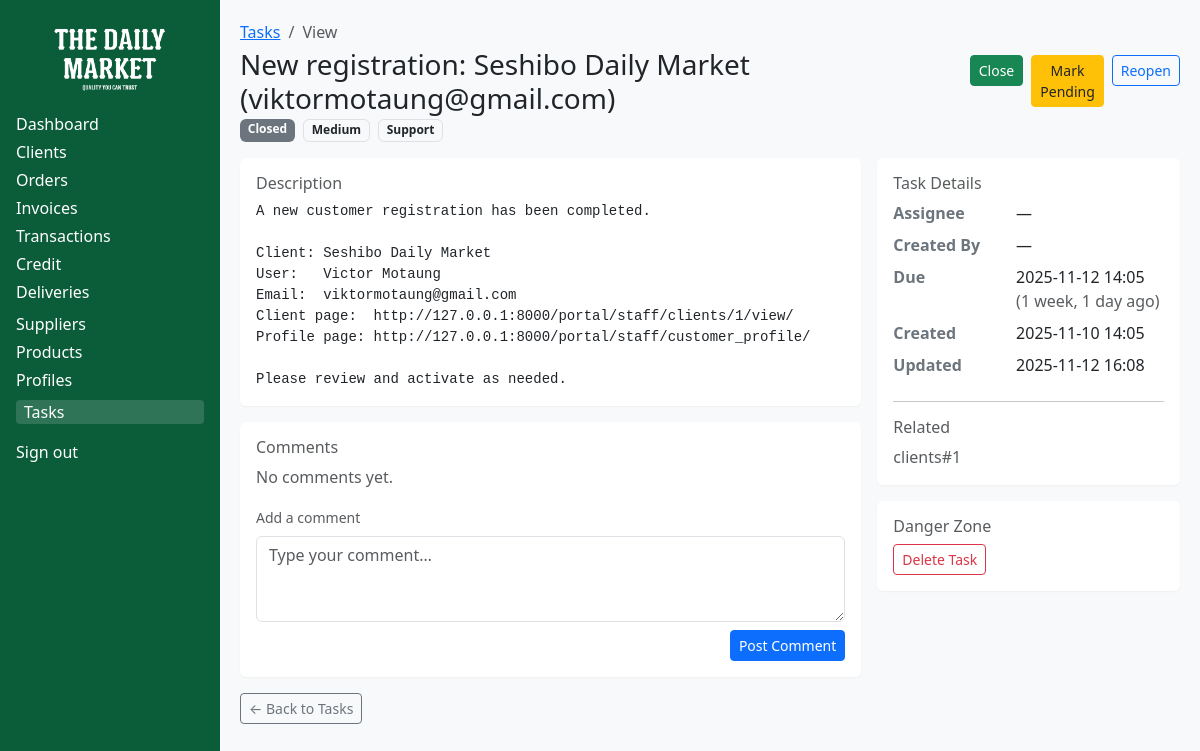
Screenshot of /portal/staff/tasks/tasks/1/ (signed in) with the database file from the repository.
### tasks/models.py (models this page shows, shortened)
class Task(models.Model):
    class Status(models.TextChoices):
        PENDING = "PENDING", "Pending"
        OPEN = "OPEN", "Open"
        CLOSED = "Closed", "Closed"
    class Priority(models.TextChoices):
        LOW = "LOW", "Low"
        MEDIUM = "MEDIUM", "Medium"
        HIGH = "HIGH", "High"
        URGENT = "URGENT", "Urgent"
    class Department(models.TextChoices):
        SUPPORT = "SUPPORT", "Support"
        ACCOUNTS = "ACCOUNTS", "Accounts"
        SALES = "SALES", "Sales"
        COMPLIANCE = "COMPLIANCE", "Compliance"
        PRODUCT = "PRODUCT", "Product"
        OPERATIONS = "OPERATIONS", "Operations"
    title = models.CharField(max_length=160, db_index=True)
    description = models.TextField(blank=True)
    status = models.CharField(
        max_length=20, choices=Status.choices, default=Status.PENDING, db_index=True
    )
    priority = models.CharField(
        max_length=10, choices=Priority.choices, default=Priority.MEDIUM, db_index=True
    )
    department = models.CharField(
        max_length=20, choices=Department.choices, default=Department.SUPPORT, db_index=True
    )
    created_by = models.ForeignKey(
        User, on_delete=models.SET_NULL, null=True, related_name="tasks_created"
    )
    assigned_to = models.ForeignKey(
        User, on_delete=models.SET_NULL, null=True, blank=True, related_name="tasks_assigned"
    )
    due_at = models.DateTimeField(null=True, blank=True, db_index=True)
    completed_at = models.DateTimeField(null=True, blank=True)
    content_type = models.ForeignKey(
        ContentType, on_delete=models.SET_NULL, null=True, blank=True
    )
    object_id = models.PositiveIntegerField(null=True, blank=True)
    related_object = GenericForeignKey("content_type", "object_id")
    created_at = models.DateTimeField(auto_now_add=True, db_index=True)
    updated_at = models.DateTimeField(auto_now=True)
    class Meta:
        ordering = ["-created_at"]
        indexes = [
            models.Index(fields=["status", "priority"]),
            models.Index(fields=["department"]),
            models.Index(fields=["due_at"]),
            models.Index(fields=["assigned_to", "status"]),
        ]
    @property
    def is_overdue(self) -> bool:
        return bool(
            self.due_at
            and self.status in (self.Status.PENDING, self.Status.OPEN)
            and self.due_at < timezone.now()
        )

### tasks/views.py (the view, shortened to what this page needs)
# urls.py: path("tasks/<int:pk>/", views.task_view, name="task_view"),
@login_required
@staff_required
def task_view(request, pk):
    task = get_object_or_404(Task, pk=pk)
    try:
        comments_qs = task.comments.order_by("-created_at")
    except Exception:
        comments_qs = []
    related_url = None
    if task.related_object:
        try:
            if hasattr(task.related_object, "get_absolute_url"):
                related_url = task.related_object.get_absolute_url()
        except Exception:
            related_url = None
    return render(
        request,
        "tasks/task_view.html",
        {
            "task": task,
            "comments": comments_qs,
            "related_url": related_url,
        },
    )

### tasks/views.py (called while the page is built)
def staff_check(user):
    return user.is_authenticated and user.is_staff

### tasks/templates/tasks/task_view.html (shortened to what this page needs)
{% load static humanize %}
<!DOCTYPE html>
<html lang="en">
<head>
  <link href="https://cdn.jsdelivr.net/npm/bootstrap@5.3.3/dist/css/bootstrap.min.css" rel="stylesheet">
</head>
<body>
  <aside class="sidebar-desktop d-none d-lg-block sidebar-skin">
    <div class="text-center mb-3">
      <img src="{% static 'images/logo.png' %}" alt="Seshibo Daily Market" class="logo-img">
    </div>
    <a href="{% url 'staff-dashboard' %}" class="nav-link">Dashboard</a>
    <a href="{% url 'staff-clients' %}" class="nav-link">Clients</a>
    <a href="{% url 'staff-orders' %}" class="nav-link">Orders</a>
    <a href="{% url 'staff-invoices' %}" class="nav-link">Invoices</a>
    <a href="{% url 'staff-transactions' %}" class="nav-link">Transactions</a>
    <a href="{% url 'staff-credit' %}" class="nav-link">Credit</a>
    <div class="mb-2">
      <a class="nav-link d-flex align-items-center justify-content-between" data-bs-toggle="collapse" href="#deliveriesMenuDesktop" role="button" aria-expanded="false" aria-controls="deliveriesMenuDesktop">
        <span>Deliveries</span>
      </a>
    </div>
    <a href="{% url 'staff-suppliers' %}" class="nav-link">Suppliers</a>
    <a href="{% url 'staff-products' %}" class="nav-link">Products</a>
    <div class="mb-2">
      <a class="nav-link d-flex align-items-center justify-content-between" data-bs-toggle="collapse" href="#profilesMenuDesktop" role="button" aria-expanded="false" aria-controls="profilesMenuDesktop">
        <span>Profiles</span>
      </a>
    </div>
    <a href="{% url 'tasks' %}" class="nav-link active">Tasks</a>
    <div class="mt-3">
      <form action="{% url 'logout' %}" method="post" class="m-0 p-0">
        <button type="submit" class="nav-link w-100 text-start btn btn-link p-0 text-white">Sign out</button>
      </form>
    </div>
  </aside>
  <main class="content">
    <div class="d-flex align-items-center justify-content-between mb-3">
      <div>
        <nav aria-label="breadcrumb">
          <ol class="breadcrumb mb-1">
            <li class="breadcrumb-item"><a href="{% url 'tasks' %}">Tasks</a></li>
            <li class="breadcrumb-item active" aria-current="page">View</li>
          </ol>
        </nav>
        <h3 class="m-0">{{ task.title }}</h3>
        <div class="mt-1 d-flex flex-wrap gap-2">
          <span class="badge {% if task.status == 'OPEN' %}bg-primary{% elif task.status == 'PENDING' %}bg-warning text-dark{% elif task.status == 'CLOSED' %}bg-success{% else %}bg-secondary{% endif %}">
            {{ task.get_status_display }}
          </span>
          <span class="badge bg-light text-dark border">{{ task.get_priority_display }}</span>
          <span class="badge bg-light text-dark border">{{ task.get_department_display }}</span>
        </div>
      </div>
      <div class="d-flex gap-2">
        <form method="post">
          <button class="btn btn-sm btn-success" {% if task.status == 'CLOSED' %}disabled{% endif %}>Close</button>
        </form>
        <form method="post">
          <button class="btn btn-sm btn-warning text-dark" {% if task.status == 'PENDING' %}disabled{% endif %}>Mark Pending</button>
        </form>
        <form method="post">
          <button class="btn btn-sm btn-outline-primary" {% if task.status == 'OPEN' %}disabled{% endif %}>Reopen</button>
        </form>
      </div>
    </div>
    <div class="row g-3">
      <div class="col-lg-8">
        <div class="card border-0">
          <div class="card-body desc">
            <h6 class="text-muted">Description</h6>
            {% if task.description %}
              <pre class="mb-0">{{ task.description }}</pre>
            {% else %}
              <div class="text-muted">No description provided.</div>
            {% endif %}
          </div>
        </div>
        <div class="card border-0 mt-3">
          <div class="card-body">
            <div class="d-flex align-items-center justify-content-between">
              <h6 class="text-muted mb-0">Comments</h6>
            </div>
            {% if comments %}
              <ul class="list-group list-group-flush mt-2">
                {% for c in comments %}
                  <li class="list-group-item">
                    <div class="small text-muted mb-1">
                      <strong>{{ c.author_name|default:"System" }}</strong> •
                      {{ c.created_at|naturaltime }}
                    </div>
                    <div>{{ c.body|linebreaksbr }}</div>
                  </li>
                {% endfor %}
              </ul>
            {% else %}
              <div class="text-muted mt-2">No comments yet.</div>
            {% endif %}
            <form method="post" class="mt-3">
              <div class="mb-2">
                <label for="commentBody" class="form-label small text-muted">Add a comment</label>
                <textarea id="commentBody" name="comment" class="form-control" rows="3" placeholder="Type your comment…"></textarea>
              </div>
              <div class="text-end">
                <button class="btn btn-sm btn-primary">Post Comment</button>
              </div>
            </form>
          </div>
        </div>
      </div>
      <div class="col-lg-4">
        <div class="card border-0">
          <div class="card-body">
            <h6 class="text-muted">Task Details</h6>
            <dl class="row meta">
              <dt class="col-5">Assignee</dt>
              <dd class="col-7">{{ task.assigned_to|default:"—" }}</dd>
              <dt class="col-5">Created By</dt>
              <dd class="col-7">{{ task.created_by|default:"—" }}</dd>
              <dt class="col-5">Due</dt>
              <dd class="col-7">
                {% if task.due_at %}
                  {{ task.due_at|date:"Y-m-d H:i" }}
                  <span class="text-muted">({{ task.due_at|naturaltime }})</span>
                {% else %}—{% endif %}
              </dd>
              <dt class="col-5">Created</dt>
              <dd class="col-7">{{ task.created_at|date:"Y-m-d H:i" }}</dd>
              <dt class="col-5">Updated</dt>
              <dd class="col-7">{{ task.updated_at|date:"Y-m-d H:i" }}</dd>
            </dl>
            <hr>
            <h6 class="text-muted">Related</h6>
            {% if task.related_object %}
              {% if related_url %}
                <a class="btn btn-sm btn-outline-secondary" href="{{ related_url }}">
                  Open {{ task.content_type.app_label }}#{{ task.object_id }}
                </a>
              {% else %}
                <div class="text-muted">
                  {{ task.content_type.app_label }}#{{ task.object_id }}
                </div>
              {% endif %}
            {% else %}
              <div class="text-muted">—</div>
            {% endif %}
          </div>
        </div>
        <div class="card border-0 mt-3">
          <div class="card-body">
            <h6 class="text-muted">Danger Zone</h6>
            <form method="post" onsubmit="return confirm('Delete this task? This cannot be undone.');">
              <button class="btn btn-sm btn-outline-danger">Delete Task</button>
            </form>
          </div>
        </div>
      </div>
    </div>
    <div class="mt-3">
      <a href="{% url 'tasks' %}" class="btn btn-outline-secondary btn-sm">← Back to Tasks</a>
    </div>
  </main>
</body>
</html>

### tasks/templates/tasks/task_view.html (style rules this page uses)
.sidebar-skin { background-color: #0b5c39; color: #fff; padding: 1rem; }
.sidebar-skin .nav-link { color: #fff; margin: .25rem 0; display: block; }
.sidebar-skin .nav-link.active, .sidebar-skin .nav-link:hover { background: rgba(255,255,255,0.15); border-radius: 4px; padding-left: 8px; }
.logo-img { max-height: 80px; width: auto; }
.content { background: #f8f9fa; padding: 20px; min-height: 100vh; }
.card { box-shadow:0 1px 2px rgba(0,0,0,.04); }
.meta dt { color:#6c757d; font-weight:600; }
.meta dd { margin-bottom:.5rem; }
.desc pre { white-space:pre-wrap; }
@media (min-width: 992px) { html, body { height: 100%; overflow: hidden; } }
@media (min-width: 992px) { body { display: block; } }
@media (min-width: 992px) { .sidebar-desktop { position: fixed; top: 0; left: 0; width: 220px; height: 100vh; overflow: hidden; will-change: transform; } }
@media (min-width: 992px) { .content { margin-left: 220px; height: 100vh; overflow: auto; background: #f8f9fa; padding: 20px; } }

### rows the page displays
Task: title "New registration: Seshibo Daily Market (viktormotaung@gmail.com)", status "Closed", priority "Medium", department "Support", description "A new customer registration has been completed. Client: Seshibo Daily Market User: Victor Motaung Email: viktormotaung@gmail.com Client page: http://127.0.0.1:8000/portal/staff/clients/1/view/ Profile page: http://127.0.0.1:8000/portal/staff/customer_profile/ Please review and activate as needed.", assigned_to "—", created_by "—", due_at "2025-11-12 14:05", due_at "1 week, 1 day ago", created_at "2025-11-10 14:05", updated_at "2025-11-12 16:08", content_type.app_label "clients", object_id "1"
